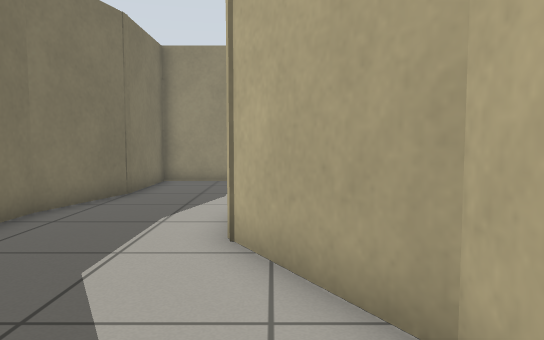
view 1 (above)

12 first-person views from a walk through a world built for the Gazebo simulator. The camera is 0.72 m above the floor, tilts 4° down and sees 70° across. The floor is counted in squares, 0.5 m on a side. Each view is taken from the middle of a square. On the plan, view 1 faces up. The plan holds only what a view shows up to about 16 squares ahead; the rest is blank.

view 2
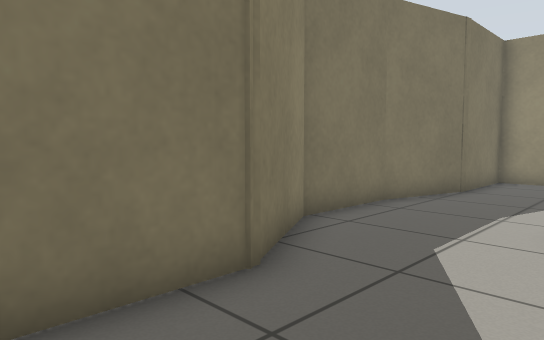

view 3
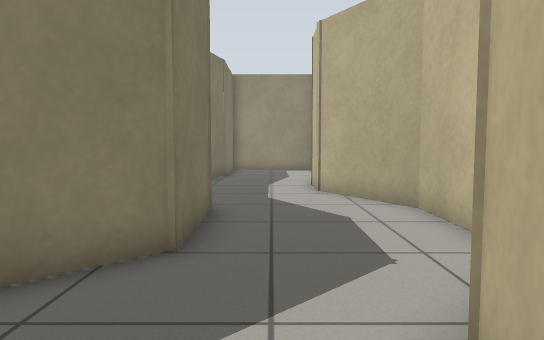

view 4
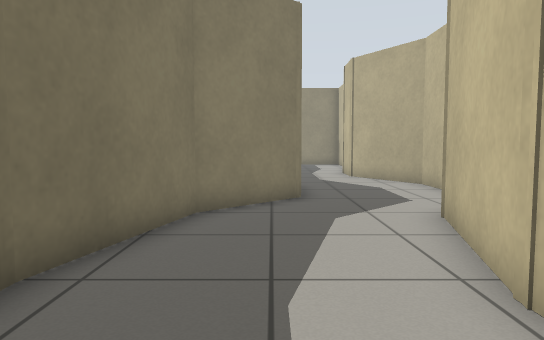

view 5
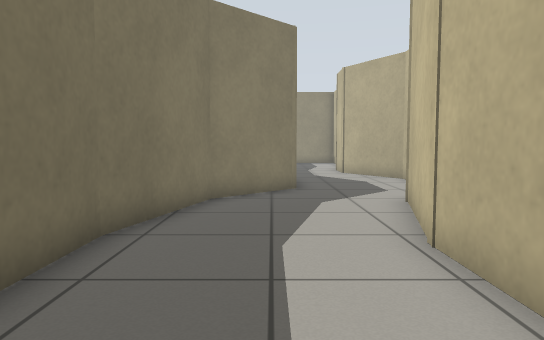

view 6
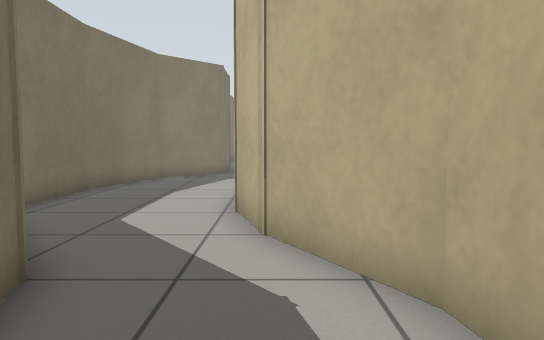

view 7
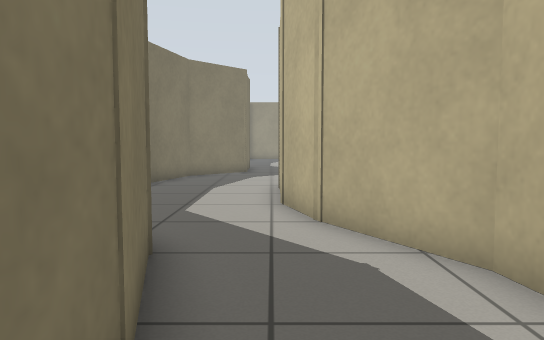

view 8
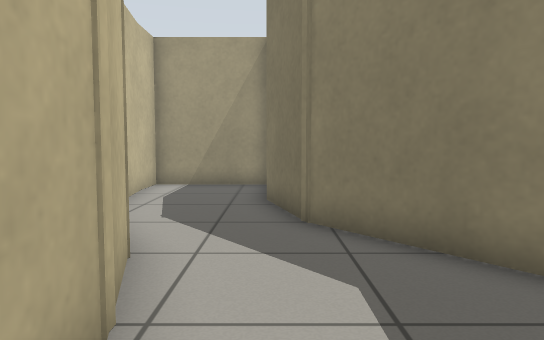

view 9
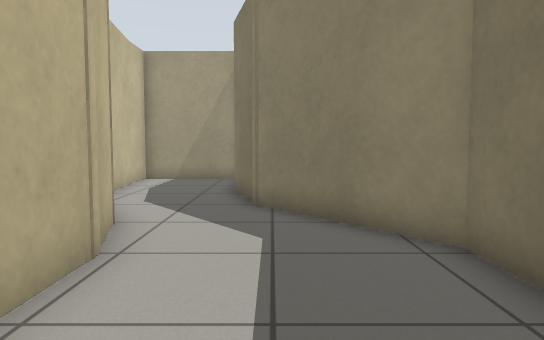

view 10
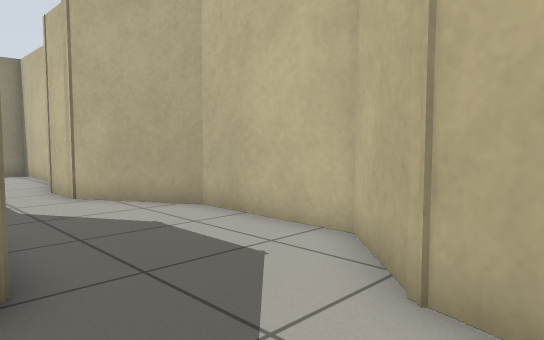

view 11
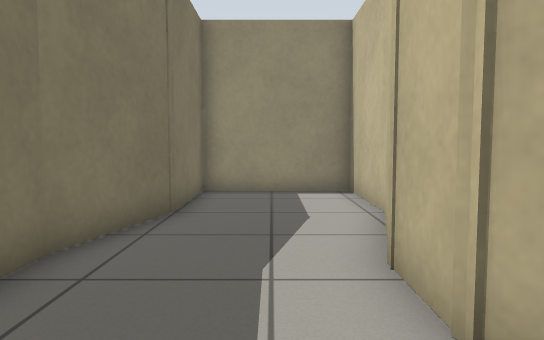

view 12
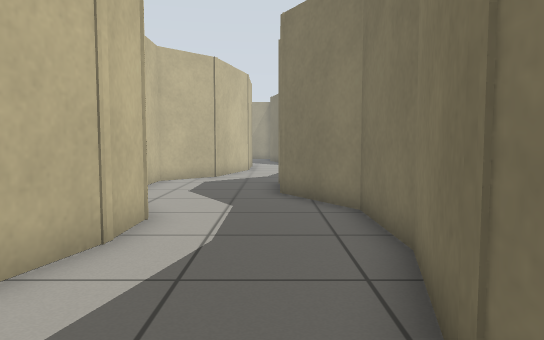

### Floor plan
Points are (right, up) in squares from view 1. A wall is a line through its corners. A room is listed if a view was taken in it or the views show most of it. See-through windows are left out.
Room 1 (views 1, 2, 3, 4, 5, 6, 7, 8, 9, 10, 11, 12)
walls: (-1.8, -7.8) (-0.7, -3.5) (1.2, -1.6) (1.2, 2.5) (-0.6, 5.7) (-0.6, 7.6); (-6.6, -7) (-6.6, -11.2) (-3.6, -15) (-2.8, -17.9); (-1.8, -11) (-1.8, -7.4); (-1.1, -13.1) (-1.8, -10.6); (-0.7, 7.3) (0.3, 11) (0.3, 14.6) (-4.1, 14.6) (-4.1, 10.7); (-4.9, 8) (-4.9, 4.8) (-3.3, 2) (-3.3, -0.8) (-5.6, -3.1) (-6.6, -7.2); (-4, 11.2) (-4.9, 7.8); (1, -19.9) (0.5, -15.7) (-1.3, -12.7); (-2.9, -21.4) (1, -21.4) (1, -19.8)
low walls: (-2.9, -17.7) (-2.9, -18.9)

Positions as (right, up) in squares from view 1, and headings:
1: (0, 0), facing up
2: (0, -1), facing up-left
3: (-2, -6), facing up
4: (-4, -11), facing up
5: (-4, -13), facing up
6: (-1, -19), facing up
7: (-2, -20), facing up
8: (-3, -8), facing down
9: (-4, -6), facing down
10: (-4, -5), facing up-right
11: (-2, 3), facing up
12: (-3, 13), facing down
